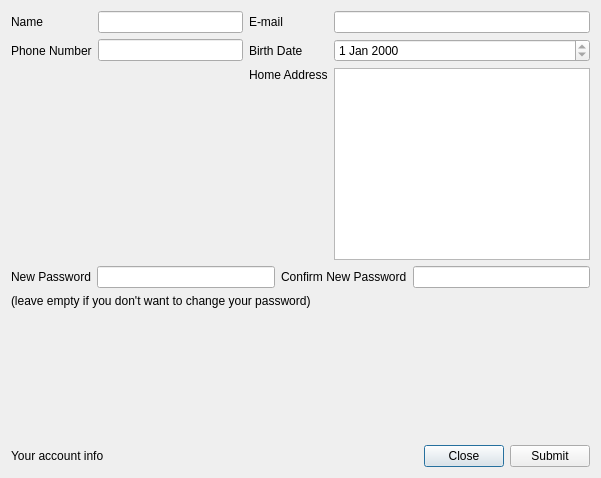
<?xml version="1.0" encoding="UTF-8"?>
<ui version="4.0">
 <class>EditAccountDialog</class>
 <widget class="QDialog" name="EditAccountDialog">
  <property name="geometry">
   <rect>
    <x>0</x>
    <y>0</y>
    <width>601</width>
    <height>478</height>
   </rect>
  </property>
  <property name="windowTitle">
   <string>Librarian Data</string>
  </property>
  <property name="windowIcon">
   <iconset resource="img.qrc">
    <normaloff>:/src/src/0b85636ca6384399edbae4cc3d344937.png</normaloff>:/src/src/0b85636ca6384399edbae4cc3d344937.png</iconset>
  </property>
  <layout class="QVBoxLayout" name="verticalLayout">
   <item>
    <layout class="QGridLayout" name="gridLayout">
     <item row="0" column="2">
      <widget class="QLabel" name="label_e_mail">
       <property name="text">
        <string>E-mail</string>
       </property>
      </widget>
     </item>
     <item row="2" column="2" alignment="Qt::AlignTop">
      <widget class="QLabel" name="label_home_address">
       <property name="text">
        <string>Home Address</string>
       </property>
      </widget>
     </item>
     <item row="1" column="1">
      <widget class="QLineEdit" name="phone_number_line_dit"/>
     </item>
     <item row="2" column="3">
      <widget class="QTextEdit" name="home_address_text_dit">
       <property name="sizePolicy">
        <sizepolicy hsizetype="Expanding" vsizetype="Fixed">
         <horstretch>0</horstretch>
         <verstretch>0</verstretch>
        </sizepolicy>
       </property>
      </widget>
     </item>
     <item row="0" column="1">
      <widget class="QLineEdit" name="first_name_line_dit">
       <property name="readOnly">
        <bool>false</bool>
       </property>
      </widget>
     </item>
     <item row="1" column="0">
      <widget class="QLabel" name="label_phone_number">
       <property name="text">
        <string>Phone Number</string>
       </property>
      </widget>
     </item>
     <item row="0" column="3">
      <widget class="QLineEdit" name="email_line_dit"/>
     </item>
     <item row="0" column="0">
      <widget class="QLabel" name="label_first_name">
       <property name="text">
        <string>Name</string>
       </property>
      </widget>
     </item>
     <item row="1" column="2">
      <widget class="QLabel" name="label_birth_date">
       <property name="text">
        <string>Birth Date</string>
       </property>
      </widget>
     </item>
     <item row="1" column="3">
      <widget class="QDateEdit" name="birth_date_spin_box">
       <property name="readOnly">
        <bool>true</bool>
       </property>
      </widget>
     </item>
    </layout>
   </item>
   <item>
    <layout class="QGridLayout" name="gridLayout_2">
     <item row="0" column="0">
      <widget class="QLabel" name="label_new_password">
       <property name="text">
        <string>New Password</string>
       </property>
      </widget>
     </item>
     <item row="0" column="2">
      <widget class="QLabel" name="label_confirm_new_password">
       <property name="text">
        <string>Confirm New Password</string>
       </property>
      </widget>
     </item>
     <item row="1" column="0" colspan="4">
      <widget class="QLabel" name="label_notice">
       <property name="text">
        <string>(leave empty if you don't want to change your password)</string>
       </property>
      </widget>
     </item>
     <item row="0" column="3">
      <widget class="QLineEdit" name="confirm_new_password_line_dit">
       <property name="echoMode">
        <enum>QLineEdit::Password</enum>
       </property>
      </widget>
     </item>
     <item row="0" column="1">
      <widget class="QLineEdit" name="new_password_line_dit">
       <property name="echoMode">
        <enum>QLineEdit::Password</enum>
       </property>
      </widget>
     </item>
    </layout>
   </item>
   <item>
    <spacer name="verticalSpacer">
     <property name="orientation">
      <enum>Qt::Vertical</enum>
     </property>
     <property name="sizeHint" stdset="0">
      <size>
       <width>20</width>
       <height>40</height>
      </size>
     </property>
    </spacer>
   </item>
   <item>
    <layout class="QHBoxLayout" name="horizontalLayout">
     <item>
      <widget class="QLabel" name="msg_label">
       <property name="text">
        <string>Your account info</string>
       </property>
      </widget>
     </item>
     <item>
      <spacer name="horizontalSpacer">
       <property name="orientation">
        <enum>Qt::Horizontal</enum>
       </property>
       <property name="sizeHint" stdset="0">
        <size>
         <width>40</width>
         <height>20</height>
        </size>
       </property>
      </spacer>
     </item>
     <item>
      <widget class="QPushButton" name="close_button">
       <property name="text">
        <string>Close</string>
       </property>
       <property name="icon">
        <iconset resource="img.qrc">
         <normaloff>:/src/src/cancel.png</normaloff>:/src/src/cancel.png</iconset>
       </property>
      </widget>
     </item>
     <item>
      <widget class="QPushButton" name="submit_button">
       <property name="text">
        <string>Submit</string>
       </property>
       <property name="icon">
        <iconset resource="img.qrc">
         <normaloff>:/src/src/login.png</normaloff>:/src/src/login.png</iconset>
       </property>
      </widget>
     </item>
    </layout>
   </item>
  </layout>
 </widget>
 <tabstops>
  <tabstop>first_name_line_dit</tabstop>
  <tabstop>email_line_dit</tabstop>
  <tabstop>phone_number_line_dit</tabstop>
  <tabstop>birth_date_spin_box</tabstop>
  <tabstop>home_address_text_dit</tabstop>
  <tabstop>new_password_line_dit</tabstop>
  <tabstop>confirm_new_password_line_dit</tabstop>
  <tabstop>submit_button</tabstop>
  <tabstop>close_button</tabstop>
 </tabstops>
 <resources>
  <include location="img.qrc"/>
 </resources>
 <connections/>
</ui>
